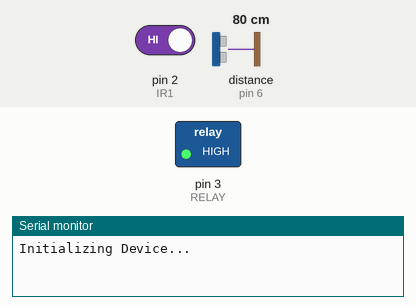
Simulated run of this sketch. Board: Arduino Uno, built with avr-gcc and run on an emulated ATmega328P. Shown: switched loads named in the sketch (green lamp = pin HIGH), the last lines printed to the serial monitor. Wiring (inferred from the names in the program): ultrasonic range finder: trigger pin 7; echo pin 6. The test bench sets the inputs (shaded band); at power-on: pin 2 (IR1) HIGH, distance to the obstacle (sensor on pin 6) 80 cm. The echo pulse lasts 58.3 µs per cm; the audio player accepts every command and is not drawn; pins used as bus, display or sensor lines are not drawn.

Above: at 7.2 s.
7.3 s: pin 2 (IR1) driven LOW
At 8.8 s:
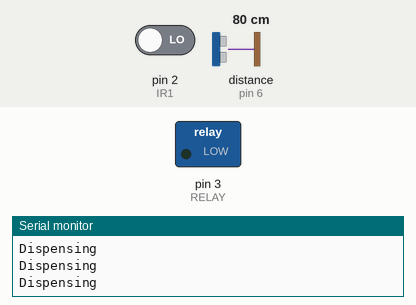
Timing chart, 0 to 16.0 s (numbered marks = the images above; inputs shaded):
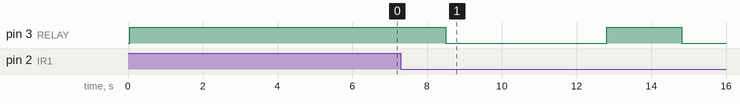

The sketch:

Scanner_Suhu.ino
```cpp
#include <SoftwareSerial.h>
#include <DFPlayer_Mini_Mp3.h>

/*
 * 2 - IR
 * 3 - RELAY 1
 * 4 - TX
 * 5 - RX
 * 6 - TRIG
 * 7 - ECHO
 */

 #define IR1 2
 #define RELAY 3
 #define DFTX 4
 #define RFTX 5
 #define TRIG 7
 #define ECHO 6

unsigned long millis_time = 0;
unsigned long period = 10000;

SoftwareSerial musicSerial(DFTX, RFTX);

// Initialize Music Device
void initializeMusic(){
  musicSerial.begin(9600);
  mp3_set_serial(musicSerial);
  delay(50);
  mp3_set_volume(30);
}

// Initialize Sensors
void initializeDevice(){
  Serial.begin(9600);
  Serial.println("Initializing Device...");
  pinMode(IR1, INPUT);
  pinMode(RELAY, OUTPUT);

  // HC-SR04
  pinMode(TRIG, OUTPUT);
  pinMode(ECHO, INPUT);

  initializeMusic();
  digitalWrite(RELAY, HIGH);
  delay(5000);
}

int getDistance(){
  digitalWrite(TRIG, LOW);
  delayMicroseconds(2);
  digitalWrite(TRIG, HIGH);
  delayMicroseconds(10);
  digitalWrite(TRIG, LOW);
  long duration = pulseIn(ECHO, HIGH);
  int distance = duration * 0.034 / 2;
  return distance;
}

/*
 * Detect if person is detected
 * (0) when detected, (1) when not detected
 */
bool personDetected(){
  if(digitalRead(IR1) == 0){
    return true;
  }
  return false;
}

/*
 * Dispensing Hand Sanitizer
 */
void dispenseHandSanitizer(int pre_made_delay=85){
  // Allow to dispense the hand sanitizer
  int counter = 0;
  delay(1000);
  mp3_play(2);
  delay(200);
  while(counter <= pre_made_delay){
    counter++;
    Serial.println("Dispensing");
    digitalWrite(RELAY, LOW);
    delay(50);
  }
  digitalWrite(RELAY, HIGH);
  delay(500);
}

void setup() {
  initializeDevice();
  delay(1000);
}

void loop() {

  // use millis
  if(getDistance() < 40){
    Serial.println(getDistance());
    if(millis() >= millis_time + period){
      mp3_play(1);
      millis_time = millis();
    }
  }

  // Detect Infrared
  if(personDetected()){
    dispenseHandSanitizer();
    delay(300);
  }

}
```

Measured:
- after the input at 7.3 s, pin 3 (RELAY): HIGH → LOW after 1.2 s, → HIGH 4.3 s later, → LOW 2.0 s later
